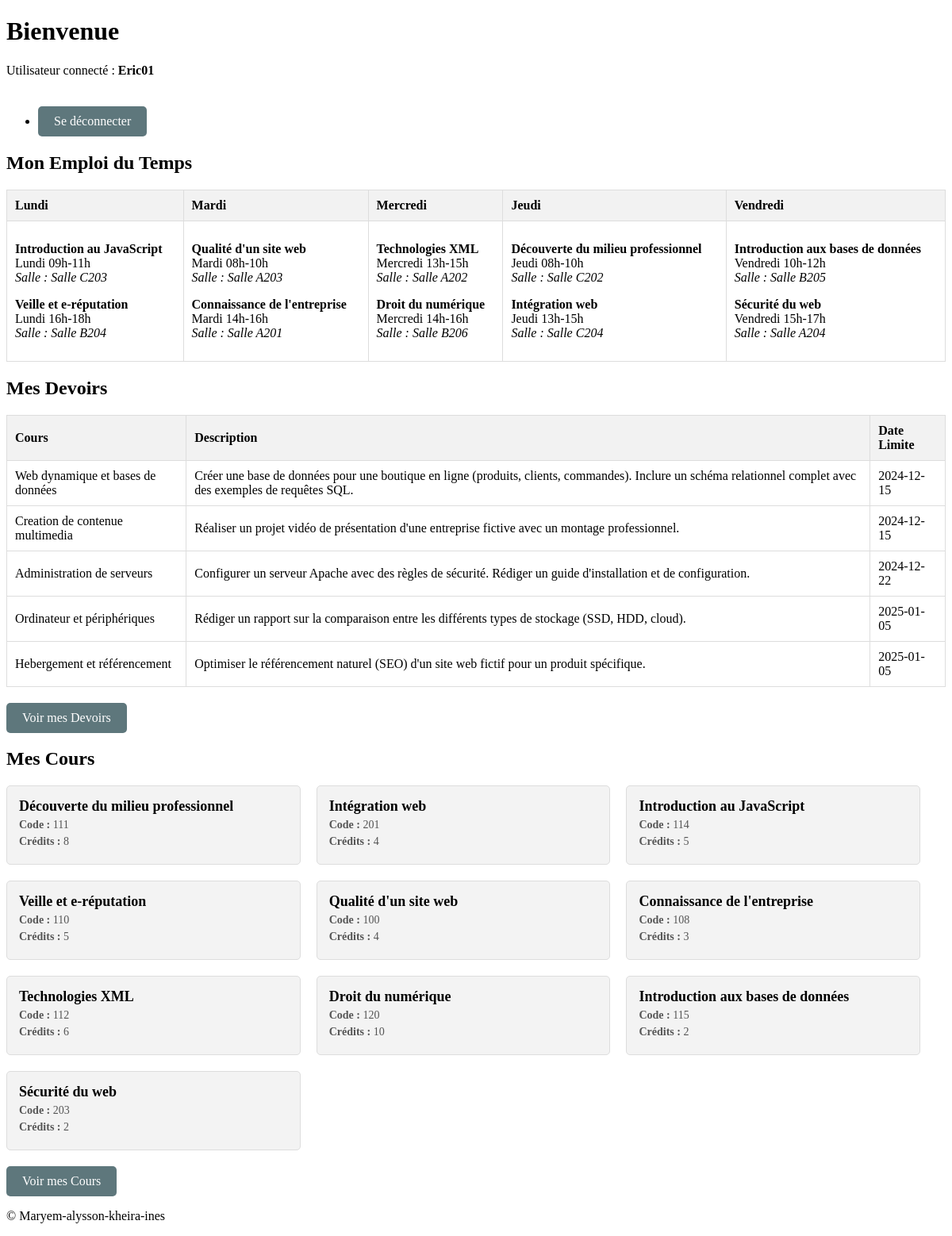
Page /index_etudiant.php (signed in) on the committed database.
### tables this page shows
CREATE TABLE `cours` (
  `id` int(11) NOT NULL,
  `nom` varchar(255) NOT NULL,
  `code` int(11) NOT NULL,
  `credits` int(11) NOT NULL,
  `formation` enum('LP','DEUST','BOTH') DEFAULT 'BOTH',
  `horaires_dates` text DEFAULT NULL,
  `salle_classe` varchar(255) DEFAULT NULL,
  `semestre` int(1) NOT NULL
);

CREATE TABLE `devoirs` (
  `id_devoir` int(11) NOT NULL,
  `id_cours` int(11) NOT NULL,
  `description` text NOT NULL,
  `date_limite` date NOT NULL,
  `modifiable` tinyint(1) DEFAULT 1
);

### index_etudiant.php (the view, shortened to what this page needs)
<?php
include('inc.connexion.php');
$user_id = $_SESSION['user_id'];
function getStudentSchedule($user_id) {
    global $bdd;
    $query_formation = "SELECT formation FROM etudiants WHERE id = :user_id";
    $stmt = $bdd->prepare($query_formation);
    $stmt->bindParam(':user_id', $user_id, PDO::PARAM_INT);
    $stmt->execute();
    $student_data = $stmt->fetch(PDO::FETCH_ASSOC);
    $formation = $student_data ? $student_data['formation'] : null;
    $query_cours = "SELECT c.nom, c.horaires_dates, c.salle_classe,
    DAYNAME(c.horaires_dates) AS jour, c.horaires_dates, c.code, c.credits
    FROM cours c
    WHERE (c.formation = :formation OR c.formation = 'BOTH')
    AND c.semestre = 2
    ORDER BY c.horaires_dates";
    $stmt_cours = $bdd->prepare($query_cours);
    $stmt_cours->bindParam(':formation', $formation, PDO::PARAM_STR);
    $stmt_cours->execute();
    return $stmt_cours->fetchAll(PDO::FETCH_ASSOC);
}
function getAssignments($user_id) {
    global $bdd;
    $query_formation = "SELECT formation FROM etudiants WHERE id = :user_id";
    $stmt = $bdd->prepare($query_formation);
    $stmt->bindParam(':user_id', $user_id, PDO::PARAM_INT);
    $stmt->execute();
    $student_data = $stmt->fetch(PDO::FETCH_ASSOC);
    $formation = $student_data ? $student_data['formation'] : null;
    $query_devoirs = "SELECT d.description, d.date_limite, c.nom AS cours
                      FROM devoirs d
                      JOIN cours c ON d.id_cours = c.id
                      WHERE c.formation = :formation OR c.formation = 'BOTH'";
    $stmt_devoirs = $bdd->prepare($query_devoirs);
    $stmt_devoirs->bindParam(':formation', $formation, PDO::PARAM_STR);
    $stmt_devoirs->execute();
    return $stmt_devoirs->fetchAll(PDO::FETCH_ASSOC);
}
$student_schedule = getStudentSchedule($user_id);
$assignments = getAssignments($user_id);
$days_of_week = ['Lundi', 'Mardi', 'Mercredi', 'Jeudi', 'Vendredi'];
$schedule_by_day = [
    'Lundi' => [],
    'Mardi' => [],
    'Mercredi' => [],
    'Jeudi' => [],
    'Vendredi' => []
];
foreach ($student_schedule as $course) {
    foreach ($days_of_week as $day) {
        if (stripos($course['horaires_dates'], $day) !== false) {
            $schedule_by_day[$day][] = $course;
        }
    }
}
?>
<!DOCTYPE html>
<html lang="fr">
<head>
    <link rel="stylesheet" href="assets/style.css">
</head>
<body>
    <header>
        <h1>Bienvenue</h1>
        <p>Utilisateur connecté : <strong><?php echo htmlspecialchars($_SESSION['username']); ?></strong></p>
        <nav>
            <ul>
                <li><a  class="btn" href="session_deconnexion.php">Se déconnecter</a></li>
            </ul>
        </nav>
    </header>
    <main>
    <section>
    <h2>Mon Emploi du Temps</h2>
    <table>
        <thead>
            <tr>
                <?php foreach ($days_of_week as $day) { ?>
                    <th><?php echo $day; ?></th>
                <?php } ?>
            </tr>
        </thead>
        <tbody>
            <tr>
                <?php foreach ($days_of_week as $day) { ?>
                    <td>
                        <?php
                        if (!empty($schedule_by_day[$day])) {
                            foreach ($schedule_by_day[$day] as $course) {
                                echo "<p><strong>" . htmlspecialchars($course['nom']) . "</strong><br>" .
                                     htmlspecialchars($course['horaires_dates']) . "<br>" .
                                     "<em>Salle : " . htmlspecialchars($course['salle_classe']) . "</em></p>";
                            }
                        } else {
                            echo "Aucun cours.";
                        }
                        ?>
                    </td>
                <?php } ?>
            </tr>
        </tbody>
    </table>
</section>
        <section>
            <h2>Mes Devoirs</h2>
            <table>
                <thead>
                    <tr>
                        <th>Cours</th>
                        <th>Description</th>
                        <th>Date Limite</th>
                    </tr>
                </thead>
                <tbody>
                    <?php if (empty($assignments)) { ?>
                        <tr>
                            <td colspan="3">Aucun devoir trouvé.</td>
                        </tr>
                    <?php } else { ?>
                        <?php foreach ($assignments as $assignment) { ?>
                            <tr>
                                <td><?php echo htmlspecialchars($assignment['cours']); ?></td>
                                <td><?php echo htmlspecialchars($assignment['description']); ?></td>
                                <td><?php echo htmlspecialchars($assignment['date_limite']); ?></td>
                            </tr>
                        <?php } ?>
                    <?php } ?>
                </tbody>
            </table>
            <a  class="btn" href="#.php" class="btn">Voir mes Devoirs</a>
        </section>
         <section>
            <h2>Mes Cours</h2>
            <div class="course-list">
                <?php foreach ($student_schedule as $course) { ?>
                    <div class="course-item">
                        <h3><?php echo htmlspecialchars($course['nom']); ?></h3>
                        <p class="code"><strong>Code :</strong> <?php echo htmlspecialchars($course['code']); ?></p>
                        <p class="credits"><strong>Crédits :</strong> <?php echo htmlspecialchars($course['credits']); ?></p>
                    </div>
                <?php } ?>
            </div>
            <a class="btn" href="#.php" class="btn">Voir mes Cours</a>
        </section>
    </main>
    <footer>
        <p>&copy; Maryem-alysson-kheira-ines</p>
    </footer>
</body>
</html>

### assets/style.css (style rules this page uses)
.course-list { display: flex; flex-wrap: wrap; gap: 20px; }
.course-item { background-color: #f3f3f3; border: 1px solid #ddd; padding: 15px; width: calc(33% - 20px); box-sizing: border-box; border-radius: 5px; transition: all 0.3s ease; }
.course-item h3 { margin: 0; font-size: 18px; font-weight: bold; }
.course-item p { margin: 5px 0; }
.course-item .code, .course-item .credits { font-size: 14px; color: #555; }
table { width: 100%; border-collapse: collapse; }
th, td { border: 1px solid #ddd; padding: 10px; text-align: left; }
th { background-color: #f2f2f2; }
.btn { display: inline-block; background-color: #5e777c; color: #fff; padding: 10px 20px; border-radius: 5px; text-decoration: none; margin-top: 20px; }

### rows in the picture
cours: nom "Introduction au JavaScript", horaires_dates "Lundi 09h-11h", salle_classe "Salle C203", code "114", credits "5"
cours: nom "Veille et e-réputation", horaires_dates "Lundi 16h-18h", salle_classe "Salle B204", code "110", credits "5"
cours: nom "Qualité d'un site web", horaires_dates "Mardi 08h-10h", salle_classe "Salle A203", code "100", credits "4"
cours: nom "Connaissance de l'entreprise", horaires_dates "Mardi 14h-16h", salle_classe "Salle A201", code "108", credits "3"
cours: nom "Technologies XML", horaires_dates "Mercredi 13h-15h", salle_classe "Salle A202", code "112", credits "6"
cours: nom "Droit du numérique", horaires_dates "Mercredi 14h-16h", salle_classe "Salle B206", code "120", credits "10"
cours: nom "Découverte du milieu professionnel", horaires_dates "Jeudi 08h-10h", salle_classe "Salle C202", code "111", credits "8"
cours: nom "Intégration web", horaires_dates "Jeudi 13h-15h", salle_classe "Salle C204", code "201", credits "4"
cours: nom "Introduction aux bases de données", horaires_dates "Vendredi 10h-12h", salle_classe "Salle B205", code "115", credits "2"
cours: nom "Sécurité du web", horaires_dates "Vendredi 15h-17h", salle_classe "Salle A204", code "203", credits "2"
devoirs: id_cours.nom "Web dynamique et bases de données", description "Créer une base de données pour une boutique en ligne (produits, clients, commandes). Inclure un schéma relationnel complet avec des exemples de requêtes SQL.", date_limite "2024-12-15"
devoirs: id_cours.nom "Creation de contenue multimedia", description "Réaliser un projet vidéo de présentation d'une entreprise fictive avec un montage professionnel.", date_limite "2024-12-15"
devoirs: id_cours.nom "Administration de serveurs", description "Configurer un serveur Apache avec des règles de sécurité. Rédiger un guide d'installation et de configuration.", date_limite "2024-12-22"
devoirs: id_cours.nom "Ordinateur et périphériques", description "Rédiger un rapport sur la comparaison entre les différents types de stockage (SSD, HDD, cloud).", date_limite "2025-01-05"
devoirs: id_cours.nom "Hebergement et référencement", description "Optimiser le référencement naturel (SEO) d'un site web fictif pour un produit spécifique.", date_limite "2025-01-05"

### other values in the picture
$_SESSION['username'] "Eric01"
$day "Lundi"
$day "Mardi"
$day "Mercredi"
$day "Jeudi"
$day "Vendredi"
